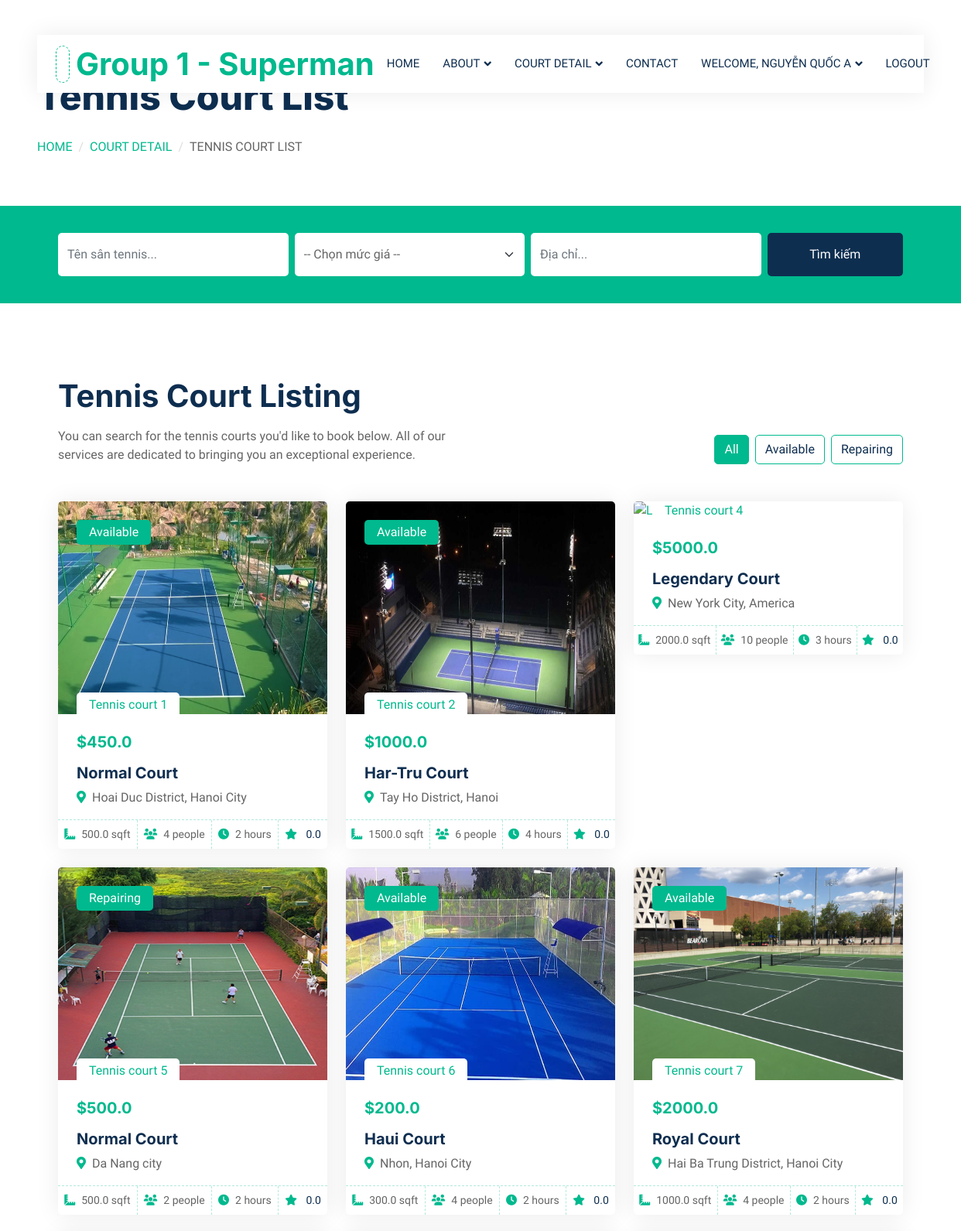
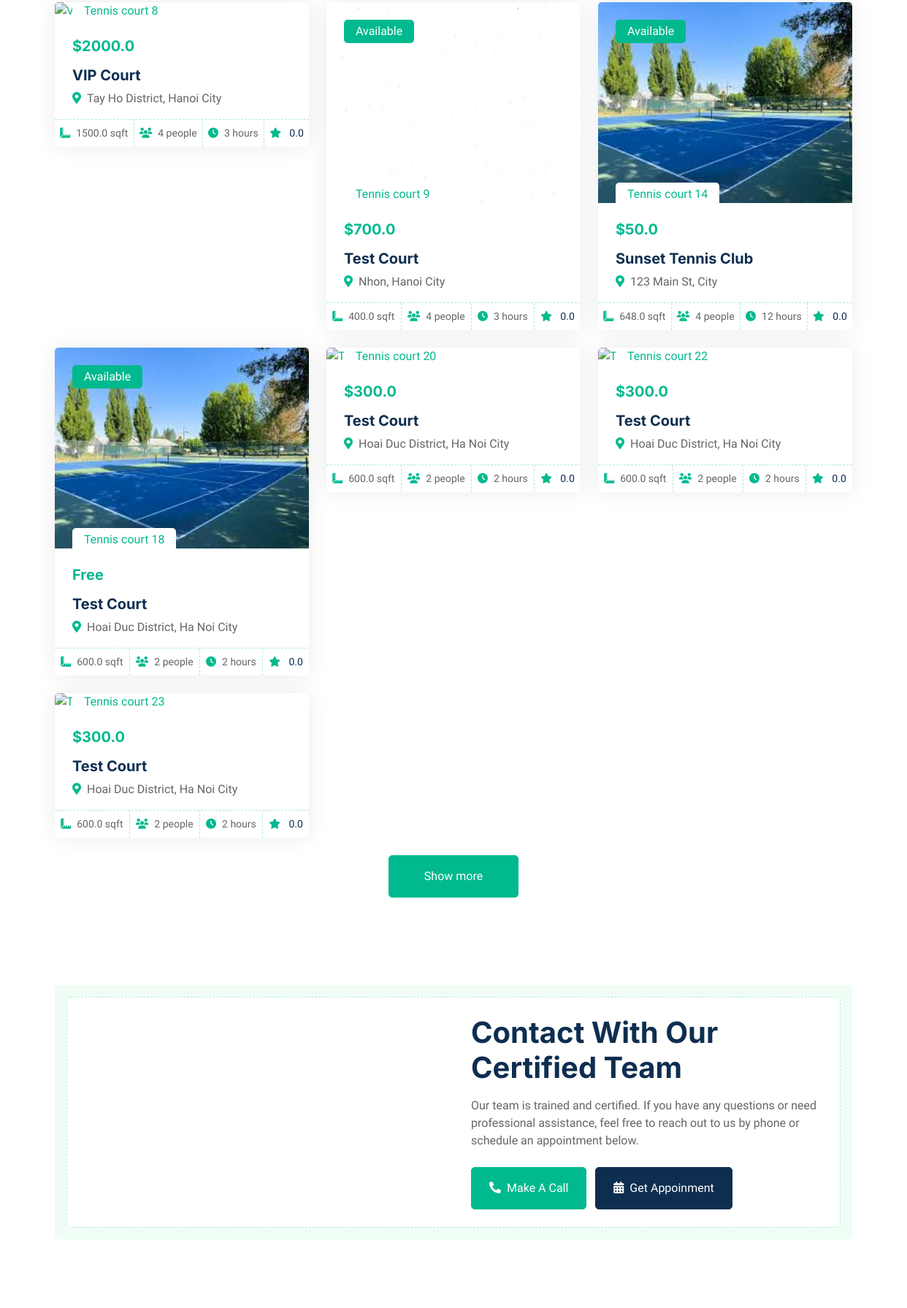
Page /property_list/ (signed in, upper part) on the committed database (2 pictures, top to bottom).
### home/models.py (models this page shows, shortened)
class CustomUser(AbstractUser):
    ROLE_CHOICES = (
        ('user', 'User'),
        ('admin', 'Admin'),
    )
    role = models.CharField(max_length=5, choices=ROLE_CHOICES, default='user')
    userID = models.CharField(max_length=20, unique=True, primary_key=True)
    dob = models.DateField(blank=True, null=True)
    gender = models.CharField(max_length=10, blank=True, null=True)
    phone = models.CharField(max_length=15, blank=True, null=True)
    address = models.CharField(max_length=255, blank=True, null=True)
    photo = models.ImageField(null=True, blank=True)
    balance = models.FloatField(default=0.0)
    objects = CustomUserManager()
    groups = models.ManyToManyField(
        Group,
        related_name="customuser_groups",
        blank=True,
        help_text="The groups this user belongs to.",
        verbose_name="groups",
    )
    user_permissions = models.ManyToManyField(
        Permission,
        related_name="customuser_user_permissions",
        blank=True,
        help_text="Specific permissions for this user.",
        verbose_name="user permissions",
    )
    def is_admin(self):
        return self.role == 'admin'
    def save(self, *args, **kwargs):
        if self.is_superuser:
            self.is_staff = True
        elif self.role == 'admin':
            self.is_staff = True
        else:
            self.is_staff = False
        super().save(*args, **kwargs)

class Tennis(models.Model):
    STATUS_CHOICES = [
        ('Available', 'Available'),
        ('Repairing', 'Repairing'),
    ]
    name = models.CharField(max_length=255, null=True)
    price = models.FloatField()
    squared = models.FloatField()
    limit = models.IntegerField()
    court_address = models.CharField(max_length=255, null=True)
    status = models.CharField(max_length=10, choices=STATUS_CHOICES, default='Available')
    image = models.ImageField(null=True, blank=True)
    hours = models.IntegerField()
    brief = models.CharField(max_length=100000, null=True)
    playTime = models.CharField(max_length=255, null=True, blank=True)
    booked_times = models.JSONField(default=list)
    dateTime = models.DateField(null=True, blank=True)
    @property
    def ImageURL(self):
        try:
            url = self.image.url
        except:
            url = ''
        return url
    def average_rating(self):
        reviews = self.reviews.all()
        if reviews:
            return round(sum([review.rating for review in reviews]) / len(reviews), 1)
        return 0

### home/views.py (the view)
# urls.py: path('property_list/', views.property_list, name="property_list"),
def property_list(request):
    tennis_courts = Tennis.objects.all()
    for court in tennis_courts:
        court.playTime_list = court.playTime.split(', ') if court.playTime else []
    return render(request, 'apps/property-list.html', {'tennis_courts': tennis_courts})

### home/models.py (called while the page is built)
    @classmethod
    def record_view(cls, page_url, page_name=None):
        page, created = cls.objects.get_or_create(
            page_url=page_url,
            defaults={'page_name': page_name, 'view_count': 0}
        )
        page.view_count += 1
        if page_name and not page.page_name:
            page.page_name = page_name
        page.save()
        return page

### home/templates/apps/property-list.html (shortened to what this page needs)
{% extends 'apps/master.html' %} {% load static %} {% block list_header %}
<div class="container-fluid header bg-white p-0">
    <div class="row g-0 align-items-center flex-column-reverse flex-md-row">
        <div class="col-md-6 p-5 mt-lg-5">
            <h1 class="display-5 animated fadeIn mb-4">Tennis Court List</h1>
            <nav aria-label="breadcrumb animated fadeIn">
                <ol class="breadcrumb text-uppercase">
                    <li class="breadcrumb-item"><a href="/home/">Home</a></li>
                    <li class="breadcrumb-item"><a href="#">Court Detail</a></li>
                    <li class="breadcrumb-item text-body active" aria-current="page">Tennis Court List</li>
                </ol>
            </nav>
        </div>
        <div class="col-md-6 animated fadeIn">
        </div>
    </div>
</div>
{% endblock list_header %} {% block list %}
<div class="container-xxl py-5">
    <div class="container">
        <div class="row g-0 gx-5 align-items-end">
            <div class="col-lg-6">
                <div class="text-start mx-auto mb-5 wow slideInLeft" data-wow-delay="0.1s">
                    <h1 class="mb-3">Tennis Court Listing</h1>
                    <p>You can search for the tennis courts you'd like to book below. All of our services are dedicated to bringing you an exceptional experience.</p>
                </div>
            </div>
            <div class="col-lg-6 text-start text-lg-end wow slideInRight" data-wow-delay="0.1s">
                <ul class="nav nav-pills d-inline-flex justify-content-end mb-5">
                    <li class="nav-item me-2">
                        <button class="btn btn-outline-primary active" data-filter="all">All</button>
                    </li>
                    <li class="nav-item me-2">
                        <button class="btn btn-outline-primary" data-filter="Available">Available</button>
                    </li>
                    <li class="nav-item me-0">
                        <button class="btn btn-outline-primary" data-filter="Repairing">Repairing</button>
                    </li>
                </ul>
            </div>
        </div>
        <div class="tab-content">
            <div id="tab-1" class="tab-pane fade show p-0 active">
                <div class="row g-4" id="tennis-court-container">
                    {% for court in tennis_courts %}
                    <div class="col-lg-4 col-md-6 wow fadeInUp tennis-court-item" data-wow-delay="0.1s" data-status="{{ court.status }}">
                        <div class="property-item rounded overflow-hidden">
                            <div class="position-relative overflow-hidden">
                                <a href=""><img style="height:275px; width: 100%;" class="img-fluid" src="{{ court.ImageURL }}" alt="{{ court.name }}"></a>
                                <div class="bg-primary rounded text-white position-absolute start-0 top-0 m-4 py-1 px-3">{{ court.status }}</div>
                                <div class="bg-white rounded-top text-primary position-absolute start-0 bottom-0 mx-4 pt-1 px-3">Tennis court {{ court.id }}</div>
                            </div>
                            <div class="p-4 pb-0">
                                <h5 class="text-primary mb-3">{% if court.price == 0 %}Free{% else %}${{ court.price }}{% endif %}</h5>
                                <a class="d-block h5 mb-2" href="{% url 'detail' %}?id={{ court.id }}">{{ court.name }}</a>
                                <p><i class="fa fa-map-marker-alt text-primary me-2 "></i>{{ court.court_address }}</p>
                            </div>
                            <div class="d-flex border-top ">
                                <small class="flex-fill text-center border-end py-2 "><i class="fa fa-ruler-combined text-primary me-2 "></i>{{ court.squared }} sqft</small>
                                <small class="flex-fill text-center border-end py-2 "><i class="fa-solid fa-users text-primary me-2 "></i>{{ court.limit }} people</small>
                                <small class="flex-fill text-center border-end py-2"><i class="fa-solid fa-clock text-primary me-2 "></i>{{ court.hours }} hours</small>
                                <small class="flex-fill text-center py-2">
                                    <i class="fa-solid fa-star text-primary me-2"></i>
                                    <a href="{% url 'rating' court.id %}" class="text-decoration-none text-dark">
                                        {{ court.average_rating|floatformat:1 }}
                                    </a>
                                </small>
                            </div>
                        </div>
                    </div>
                    {% endfor %}
                </div>
                <div>
                    <div class="col-12 text-center wow fadeInUp" data-wow-delay="0.1s">
                        <br>
                        <button id="load-more" class="btn btn-primary py-3 px-5">Show more</button>
                        <br><br>
                    </div>
                </div>
            </div>
        </div>
    </div>
</div>
{% include 'apps/hire.html' %} {% endblock %}

### home/templates/apps/master.html (shortened to what this page needs)
{% load static %}
<!DOCTYPE html>
<html lang="en">
<head>
    <link href="https://cdnjs.cloudflare.com/ajax/libs/font-awesome/6.6.0/css/all.min.css" rel="stylesheet">
    <link href="https://cdn.jsdelivr.net/npm/bootstrap@5.3.0-alpha1/dist/css/bootstrap.min.css" rel="stylesheet">
    <link href="https://cdn.jsdelivr.net/npm/bootstrap@5.3.2/dist/css/bootstrap.min.css" rel="stylesheet">
    <link href="https://cdnjs.cloudflare.com/ajax/libs/font-awesome/5.10.0/css/all.min.css" rel="stylesheet">
    <link href="https://cdn.jsdelivr.net/npm/bootstrap-icons@1.4.1/font/bootstrap-icons.css" rel="stylesheet">
    <link rel="stylesheet" href="{% static 'app/css/animate/animate.min.css' %}">
    <link href="{% static 'app/css/owlcarousel/assets/owl.carousel.min.css' %}" rel="stylesheet">
    <link href="{% static 'app/css/bootstrap.min.css' %}" rel="stylesheet">
    <link href="{% static 'app/css/style.css' %}" rel="stylesheet">
</head>
<body>
    <div class="container-xxl bg-white p-0">
        <div class="container-fluid nav-bar bg-transparent">
            <nav class="navbar navbar-expand-lg bg-white navbar-light py-0 px-4">
                <a href="/home/" class="navbar-brand d-flex align-items-center text-center">
                    <div class="icon p-2 me-2">
                    </div>
                    <h1 class="m-0 text-primary">Group 1 - Superman</h1>
                </a>
                <div class="collapse navbar-collapse" id="navbarCollapse">
                    <div class="navbar-nav ms-auto">
                        <a href="/home/" class="nav-item nav-link">Home</a>
                        <div class="nav-item dropdown">
                            <a href="#" class="nav-link dropdown-toggle" data-bs-toggle="dropdown">About</a>
                        </div>
                        <div class="nav-item dropdown">
                            <a href="#" class="nav-link dropdown-toggle" data-bs-toggle="dropdown">Court Detail</a>
                        </div>
                        <a href="/contact/" class="nav-item nav-link">Contact</a>
                    </div>
                    <ul class="navbar-nav me-auto mb-2 mb-lg-0">
                        {% if request.user.is_authenticated %}
                        <li class="nav-item dropdown">
                            <a href="#" class="nav-link dropdown-toggle" data-bs-toggle="dropdown">Welcome, {% if request.user.first_name %}{{ request.user.first_name }}{% else %}{{ request.user.username }}{% endif %}</a>
                        </li>
                        <li class="nav-item">
                            <a class="nav-link" href="/logout/">Logout</a>
                        </li>
                        {% endif %}
                    </ul>
                </div>
            </nav>
        </div>
        {% block list_header %} {% endblock list_header %} {% block type_header %} {% endblock type_header %} {% block testimonial_header %} {% endblock testimonial_header%}
        {% if request.path != '/about/' and request.path != '/contact/' and request.path != '/property_agent/' and request.path != '/profile/' %}
        <div class="container-fluid bg-primary mb-5 wow fadeIn" data-wow-delay="0.1s" style="padding: 35px;">
            <div class="container">
                <form method="GET" action="{% url 'search_courts' %}">
                    <div class="row g-2">
                        <div class="col-md-10">
                            <div class="row g-2">
                                <div class="col-md-4">
                                    <input type="text" name="name" class="form-control border-0 py-3" placeholder="Tên sân tennis..." value="{{ request.GET.name }}">
                                </div>
                                <div class="col-md-4">
                                    <select name="price" class="form-select border-0 py-3">
                                        <option value="">-- Chọn mức giá --</option>
                                    </select>
                                </div>
                                <div class="col-md-4">
                                    <input type="text" name="address" class="form-control border-0 py-3" placeholder="Địa chỉ..." value="{{ request.GET.address }}">
                                </div>
                            </div>
                        </div>
                        <div class="col-md-2">
                            <button type="submit" class="btn btn-dark border-0 w-100 py-3">Tìm kiếm</button>
                        </div>
                    </div>
                </form>
            </div>
        </div>
        {% endif %}
        {% block list %}{% endblock %}
    </div>
</body>
</html>

### home/static/app/css/style.css (style rules this page uses)
:root { --primary: #00B98E; --secondary: #FF6922; --light: #EFFDF5; --dark: #0E2E50; }
.btn { transition: .5s; }
.btn.btn-primary, .btn.btn-secondary { color: #FFFFFF; }
.nav-bar { position: relative; margin-top: 45px; padding: 0 3rem; transition: .5s; z-index: 9999; }
.navbar { box-shadow: 0 0 30px rgba(0, 0, 0, .08); }
.navbar .dropdown-toggle::after { border: none; content: "\f107"; font-family: "Font Awesome 5 Free"; font-weight: 900; vertical-align: middle; margin-left: 5px; transition: .5s; }
.navbar-light .navbar-nav .nav-link { margin-right: 30px; padding: 25px 0; color: #FFFFFF; font-size: 15px; text-transform: uppercase; outline: none; }
.navbar-light .navbar-brand { height: 75px; }
.navbar-light .navbar-nav .nav-link { color: var(--dark); font-weight: 500; }
@media (min-width: 992px) { .header { margin-top: -120px; } }
.breadcrumb-item + .breadcrumb-item::before { color: #DDDDDD; }
.icon { padding: 15px; display: inline-flex; align-items: center; justify-content: center; background: #FFFFFF !important; border-radius: 50px; border: 1px dashed var(--primary) !important; }
.nav-pills .nav-item .btn { color: var(--dark); }
.nav-pills .nav-item .btn:hover, .nav-pills .nav-item .btn.active { color: #FFFFFF; }
.property-item { box-shadow: 0 0 30px rgba(0, 0, 0, .08); }
.property-item img { transition: .5s; }
.property-item .border-top { border-top: 1px dashed rgba(0, 185, 142, .3) !important; }
.property-item .border-end { border-right: 1px dashed rgba(0, 185, 142, .3) !important; }

### rows in the picture
CustomUser: user.first_name "NGUYỄN QUỐC A"
Tennis: ImageURL (picture), status "Available", id "1", price "450.0", name "Normal Court", court_address "Hoai Duc District, Hanoi City", squared "500.0", limit "4", hours "2", average_rating "0.0"
Tennis: ImageURL (picture), status "Available", id "2", price "1000.0", name "Har-Tru Court", court_address "Tay Ho District, Hanoi", squared "1500.0", limit "6", hours "4", average_rating "0.0"
Tennis: id "4", price "5000.0", name "Legendary Court", court_address "New York City, America", squared "2000.0", limit "10", hours "3", average_rating "0.0"
Tennis: ImageURL (picture), status "Repairing", id "5", price "500.0", name "Normal Court", court_address "Da Nang city", squared "500.0", limit "2", hours "2", average_rating "0.0"
Tennis: ImageURL (picture), status "Available", id "6", price "200.0", name "Haui Court", court_address "Nhon, Hanoi City", squared "300.0", limit "4", hours "2", average_rating "0.0"
Tennis: ImageURL (picture), status "Available", id "7", price "2000.0", name "Royal Court", court_address "Hai Ba Trung District, Hanoi City", squared "1000.0", limit "4", hours "2", average_rating "0.0"
Tennis: id "8", price "2000.0", name "VIP Court", court_address "Tay Ho District, Hanoi City", squared "1500.0", limit "4", hours "3", average_rating "0.0"
Tennis: ImageURL (picture), status "Available", id "9", price "700.0", name "Test Court", court_address "Nhon, Hanoi City", squared "400.0", limit "4", hours "3", average_rating "0.0"
Tennis: ImageURL (picture), status "Available", id "14", price "50.0", name "Sunset Tennis Club", court_address "123 Main St, City", squared "648.0", limit "4", hours "12", average_rating "0.0"
Tennis: ImageURL (picture), status "Available", id "18", price "Free", name "Test Court", court_address "Hoai Duc District, Ha Noi City", squared "600.0", limit "2", hours "2", average_rating "0.0"
Tennis: id "20", price "300.0", name "Test Court", court_address "Hoai Duc District, Ha Noi City", squared "600.0", limit "2", hours "2", average_rating "0.0"
Tennis: id "22", price "300.0", name "Test Court", court_address "Hoai Duc District, Ha Noi City", squared "600.0", limit "2", hours "2", average_rating "0.0"
Tennis: id "23", price "300.0", name "Test Court", court_address "Hoai Duc District, Ha Noi City", squared "600.0", limit "2", hours "2", average_rating "0.0"
